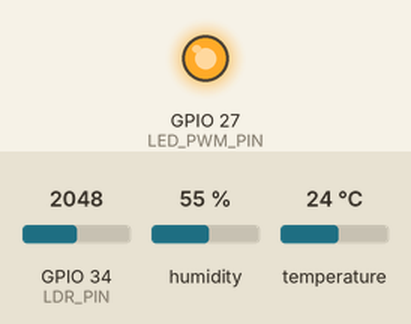
This sketch was run on a simulated ESP32. Shown: output pins drawn as LEDs (lit = HIGH). The inputs (shaded band) are chosen by the test bench; at power-on: GPIO 34 (LDR_PIN) = 2048, humidity 55 %, temperature 24 °C. WiFi joins after 1.5 s; servers stay silent unless stated; no MQTT or app messages arrive unless stated; what the sketch prints to the serial monitor is not drawn.

Above: at 3.2 s.
3.3 s: GPIO 34 (LDR_PIN) set to 3603
At 4.5 s:
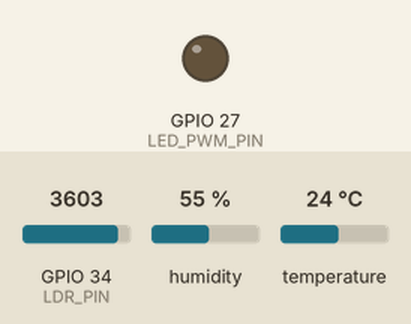
4.8 s: GPIO 34 (LDR_PIN) set to 2866
At 7.0 s:
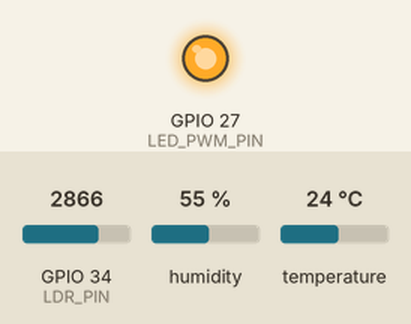
Timing chart, 0 to 8.5 s (numbered marks = the images above; inputs shaded):
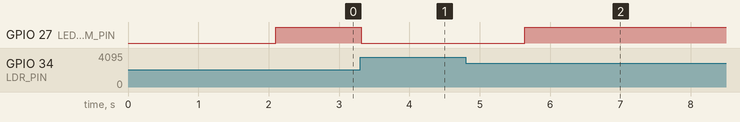

Measured:
- after the input at 3.3 s, GPIO 27 (LED_PWM_PIN): HIGH → LOW at once
- after the input at 4.8 s, GPIO 27 (LED_PWM_PIN): LOW → HIGH after 0.84 s

The sketch:

LDR_sistema_completo.ino
```cpp
/*
 * ============================================================
 *  FIRMWARE FINAL — Sistema Inteligente de Iluminação Adaptativa
 *  ESP32 + LDR + DHT11 + PID + WiFi + MQTT (HiveMQ Cloud)
 * ============================================================
 *
 *  CIRCUITO:
 *    3.3V ─── LDR ─── GPIO34 (ADC) ─── 10kΩ ─── GND
 *    GPIO27 (PWM) ─── [330Ω] ─── Gate MOSFET IRLZ44N
 *    VCC ─── R_LED ─── LED ─── Drain MOSFET ─── GND
 *    GPIO4 ─── DHT11 Data
 *
 *  FUNCIONALIDADES:
 *    - Controle PI (Kp=3.15, Ki=18.9) sintonizado por Ziegler-Nichols
 *    - 3 modos: Automático (PI), Manual (duty fixo), Desligado
 *    - Publicação MQTT a cada 1.5s no tópico "luminosidade/dados"
 *    - Recebe comandos do dashboard via "luminosidade/controle"
 *    - Filtro EMA no LDR + anti-windup no integrador
 * ============================================================
 */

#include <WiFi.h>
#include <WiFiClientSecure.h>
#include <PubSubClient.h>
#include <ArduinoJson.h>
#include <DHT.h>

// ═══════════════════════════════════════════════════════════════
//  CONFIGURAÇÕES — ALTERE AQUI CONFORME NECESSÁRIO
// ═══════════════════════════════════════════════════════════════

// ── Wi-Fi ────────────────────────────────────────────────────
const char* WIFI_SSID = "Redmi Note 13";     // ← WiFi do lab
const char* WIFI_PASS = "murilo123";          // ← Senha do WiFi

// ── MQTT (HiveMQ Cloud) ─────────────────────────────────────
const char* MQTT_BROKER = "377271ae85c448099dc71d8bd61e92c6.s1.eu.hivemq.cloud";
const int   MQTT_PORT   = 8883;
const char* MQTT_USER   = "FabricioTheTuffest";
const char* MQTT_PASS   = "Fabricio67";
const char* TOPIC_DATA    = "luminosidade/dados";     // ESP32 → Dashboard
const char* TOPIC_CONTROL = "luminosidade/controle";  // Dashboard → ESP32
const char* CLIENT_ID     = "esp32-luxcontrol";

// ── Pinos ────────────────────────────────────────────────────
const int LDR_PIN     = 34;
const int LED_PWM_PIN = 27;
const int DHT_PIN     = 4;

// ── PWM ──────────────────────────────────────────────────────
const int PWM_FREQ       = 5000;
const int PWM_RESOLUTION = 8;     // 0-255
const int PWM_MAX        = 255;

// ── Sensor DHT ───────────────────────────────────────────────
#define DHTTYPE DHT11
DHT dht(DHT_PIN, DHTTYPE);

// ── Parâmetros PI (Ziegler-Nichols) ──────────────────────────
double kp = 3.15;
double ki = 18.9;
double kd = 0.0;

// ── LDR Regressão ────────────────────────────────────────────
const float LDR_A     = 320000.0;
const float LDR_GAMMA = 0.90;
const float R_FIXO    = 10000.0;

// ── Filtro EMA ───────────────────────────────────────────────
const float EMA_ALPHA = 0.1;

// ═══════════════════════════════════════════════════════════════
//  VARIÁVEIS GLOBAIS
// ═══════════════════════════════════════════════════════════════

// Estado do sistema
String modo = "auto";           // "auto" | "manual" | "off"
double setpointLux = 200.0;     // Setpoint de luminosidade (lux)
int    manualDuty  = 50;        // Duty cycle manual (0-100 %)

// Controlador PI
double erroAcumulado = 0.0;
double erroAnterior  = 0.0;
unsigned long tempoAnteriorPID = 0;

// Sensor
float ldrFiltrado = 0;
float luxReal     = 0;
float temperatura = 0;
float umidade     = 0;
int   pwmAtual    = 0;

// Temporização
unsigned long ultimoEnvioMQTT = 0;
const unsigned long INTERVALO_MQTT = 1500;  // Publicar a cada 1.5s

unsigned long ultimaLeituraDHT = 0;
const unsigned long INTERVALO_DHT = 2000;   // Ler DHT a cada 2s

// MQTT + WiFi
WiFiClientSecure secureClient;
PubSubClient mqttClient(secureClient);

// ═══════════════════════════════════════════════════════════════
//  FUNÇÕES AUXILIARES
// ═══════════════════════════════════════════════════════════════

// ── Conversão LDR → Lux ─────────────────────────────────────
float calcularLux(float adcFiltrado) {
  float adcSeguro = constrain(adcFiltrado, 1.0, 4094.0);
  float rLDR = R_FIXO * (4095.0 / adcSeguro - 1.0);
  return LDR_A * pow(rLDR, -LDR_GAMMA);
}

// ── WiFi ─────────────────────────────────────────────────────
void conectarWiFi() {
  Serial.print("[WiFi] Conectando a ");
  Serial.print(WIFI_SSID);
  WiFi.begin(WIFI_SSID, WIFI_PASS);

  int tentativas = 0;
  while (WiFi.status() != WL_CONNECTED && tentativas < 30) {
    delay(500);
    Serial.print(".");
    tentativas++;
  }

  if (WiFi.status() == WL_CONNECTED) {
    Serial.println("\n[WiFi] ✓ Conectado! IP: " + WiFi.localIP().toString());
  } else {
    Serial.println("\n[WiFi] ✗ Falha na conexão. Continuando sem WiFi...");
  }
}

// ── MQTT Callback (recebe comandos do dashboard) ─────────────
void mqttCallback(char* topic, byte* payload, unsigned int length) {
  // Parsear JSON recebido
  StaticJsonDocument<256> doc;
  DeserializationError err = deserializeJson(doc, payload, length);

  if (err) {
    Serial.println("[MQTT] Erro ao parsear JSON recebido");
    return;
  }

  const char* comando = doc["comando"];

  if (strcmp(comando, "setpoint") == 0) {
    setpointLux = doc["valor"].as<double>();
    Serial.printf("[MQTT] Setpoint → %.1f lux\n", setpointLux);

  } else if (strcmp(comando, "modo") == 0) {
    modo = doc["valor"].as<String>();
    // Reset do integrador ao trocar de modo
    erroAcumulado = 0.0;
    erroAnterior = 0.0;
    Serial.printf("[MQTT] Modo → %s\n", modo.c_str());

  } else if (strcmp(comando, "duty") == 0) {
    manualDuty = constrain(doc["valor"].as<int>(), 0, 100);
    Serial.printf("[MQTT] Duty manual → %d%%\n", manualDuty);

  } else {
    Serial.printf("[MQTT] Comando desconhecido: %s\n", comando);
  }
}

// ── MQTT Conexão ─────────────────────────────────────────────
void conectarMQTT() {
  if (WiFi.status() != WL_CONNECTED) return;

  secureClient.setInsecure();  // Aceita certificado auto-assinado (HiveMQ Cloud)
  mqttClient.setServer(MQTT_BROKER, MQTT_PORT);
  mqttClient.setCallback(mqttCallback);
  mqttClient.setBufferSize(512);

  int tentativas = 0;
  while (!mqttClient.connected() && tentativas < 3) {
    Serial.print("[MQTT] Conectando ao HiveMQ Cloud...");
    if (mqttClient.connect(CLIENT_ID, MQTT_USER, MQTT_PASS)) {
      Serial.println(" ✓ Conectado!");
      mqttClient.subscribe(TOPIC_CONTROL);
      Serial.printf("[MQTT] Inscrito em: %s\n", TOPIC_CONTROL);
    } else {
      Serial.printf(" ✗ Falha (estado: %d). Tentando novamente...\n", mqttClient.state());
      tentativas++;
      delay(2000);
    }
  }
}

// ── Publicar dados via MQTT ──────────────────────────────────
void publicarDados() {
  if (!mqttClient.connected()) return;

  StaticJsonDocument<256> doc;
  doc["lux"]      = round(luxReal * 10.0) / 10.0;     // 1 casa decimal
  doc["pwm"]      = round((pwmAtual / 255.0) * 100.0); // Converter para %
  doc["setpoint"] = (int)setpointLux;
  doc["temp"]     = round(temperatura * 10.0) / 10.0;
  doc["umid"]     = (int)umidade;
  doc["modo"]     = modo;

  char payload[256];
  serializeJson(doc, payload);

  if (mqttClient.publish(TOPIC_DATA, payload)) {
    Serial.printf("[MQTT] 📤 %s\n", payload);
  } else {
    Serial.println("[MQTT] ✗ Erro ao publicar");
  }
}

// ═══════════════════════════════════════════════════════════════
//  SETUP
// ═══════════════════════════════════════════════════════════════
void setup() {
  Serial.begin(115200);
  delay(500);

  Serial.println("\n╔══════════════════════════════════════════════════╗");
  Serial.println("║  LuxControl — Sistema de Iluminação Adaptativa  ║");
  Serial.println("║  PI + WiFi + MQTT + Dashboard                   ║");
  Serial.println("╚══════════════════════════════════════════════════╝");

  // Inicializar sensores
  dht.begin();
  ledcAttach(LED_PWM_PIN, PWM_FREQ, PWM_RESOLUTION);

  // Leitura inicial para estabilizar filtro EMA
  ldrFiltrado = analogRead(LDR_PIN);

  // Conectar WiFi e MQTT
  conectarWiFi();
  conectarMQTT();

  tempoAnteriorPID = millis();

  Serial.printf("[SYS] Parâmetros PI: Kp=%.2f, Ki=%.2f, Kd=%.2f\n", kp, ki, kd);
  Serial.printf("[SYS] Setpoint: %.1f lux | Modo: %s\n", setpointLux, modo.c_str());
  Serial.println("[SYS] Sistema iniciado! ✓\n");
}

// ═══════════════════════════════════════════════════════════════
//  LOOP PRINCIPAL
// ═══════════════════════════════════════════════════════════════
void loop() {
  unsigned long agora = millis();

  // ── Manter conexão MQTT ────────────────────────────────────
  if (WiFi.status() == WL_CONNECTED) {
    if (!mqttClient.connected()) {
      conectarMQTT();
    }
    mqttClient.loop();
  }

  // ── 1. LEITURA DO SENSOR (LDR + Filtro EMA) ───────────────
  int ldrRaw = analogRead(LDR_PIN);
  ldrFiltrado = (EMA_ALPHA * ldrRaw) + ((1.0 - EMA_ALPHA) * ldrFiltrado);
  luxReal = calcularLux(ldrFiltrado);

  // ── 2. CONTROLADOR PI ──────────────────────────────────────
  double dt = (agora - tempoAnteriorPID) / 1000.0;

  if (dt > 0.0) {
    if (modo == "auto") {
      // ── Controle PI ──
      double erro = setpointLux - luxReal;

      // Proporcional
      double P = kp * erro;

      // Integral com anti-windup
      erroAcumulado += erro * dt;
      erroAcumulado = constrain(erroAcumulado, -255.0 / ki, 255.0 / ki);
      double I = ki * erroAcumulado;

      // Derivativo (Kd=0 no caso atual, mas pronto para usar)
      double D = kd * ((erro - erroAnterior) / dt);

      // Saída
      double saidaPID = P + I + D;
      pwmAtual = constrain((int)saidaPID, 0, PWM_MAX);

      erroAnterior = erro;

    } else if (modo == "manual") {
      // ── Duty fixo ──
      pwmAtual = map(manualDuty, 0, 100, 0, PWM_MAX);
      erroAcumulado = 0.0;
      erroAnterior = 0.0;

    } else {
      // ── Desligado ──
      pwmAtual = 0;
      erroAcumulado = 0.0;
      erroAnterior = 0.0;
    }

    tempoAnteriorPID = agora;
  }

  // ── 3. ATUAÇÃO (PWM → MOSFET → LED) ───────────────────────
  ledcWrite(LED_PWM_PIN, pwmAtual);

  // ── 4. LEITURA DHT11 (a cada 2s) ──────────────────────────
  if (agora - ultimaLeituraDHT >= INTERVALO_DHT) {
    ultimaLeituraDHT = agora;
    float t = dht.readTemperature();
    float h = dht.readHumidity();
    if (!isnan(t)) temperatura = t;
    if (!isnan(h)) umidade = h;
  }

  // ── 5. PUBLICAR VIA MQTT (a cada 1.5s) ────────────────────
  if (agora - ultimoEnvioMQTT >= INTERVALO_MQTT) {
    ultimoEnvioMQTT = agora;

    publicarDados();

    // Debug no Serial Monitor
    Serial.printf("[%s] Lux:%.1f | SP:%.0f | PWM:%d | T:%.1f°C | H:%.0f%%\n",
                  modo.c_str(), luxReal, setpointLux, pwmAtual, temperatura, umidade);
  }
}
```
